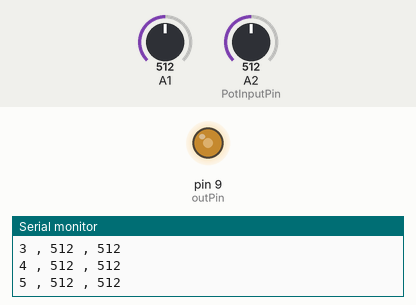
A sketch run on a simulated Arduino Uno, built with avr-gcc and run on an emulated ATmega328P. Shown: output pins drawn as LEDs (lit = HIGH), the last lines printed to the serial monitor. Inputs (shaded band) come from the test bench; at power-on: A2 (PotInputPin) = 512, A1 = 512.

Above: at 1.2 s.
1.3 s: A2 (PotInputPin) set to 716
At 2.4 s:
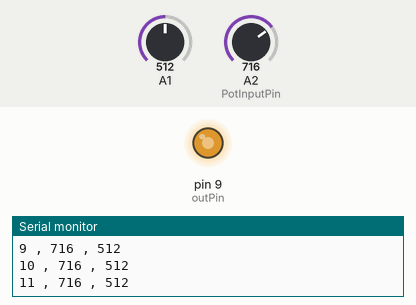
2.9 s: A2 (PotInputPin) set to 900
At 3.9 s:
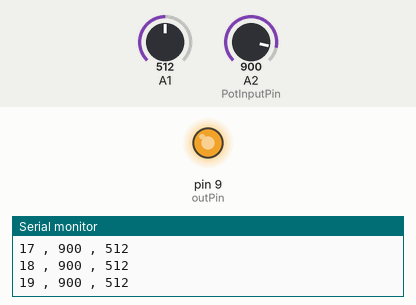
4.5 s: A2 (PotInputPin) set to 122
At 5.3 s:
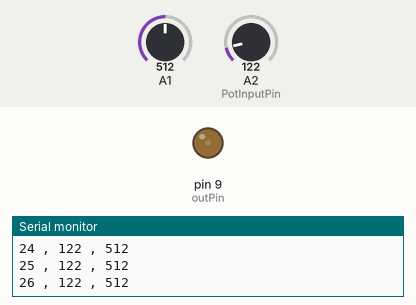
6.1 s: A2 (PotInputPin) set to 0
At 6.8 s:
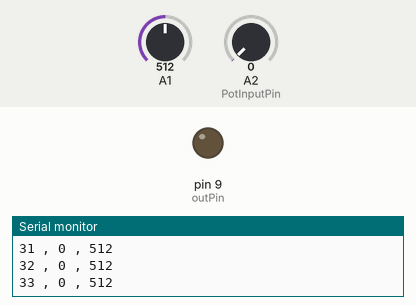
7.7 s: A2 (PotInputPin) set to 511
At 8.2 s:
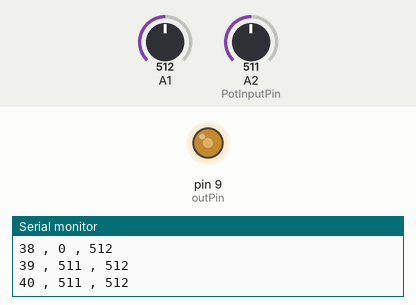
Timing chart, 0 to 10.3 s (numbered marks = the images above; inputs shaded):
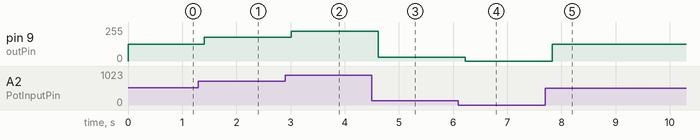

The sketch:

sketch_sep23a.ino
```cpp
// our potentiometer will go to Analog Input 2
  const int PotInputPin = A2;

 // our digital PWN output is set to Digital Out 9
  const int outPin = 9;


 // we start with an output of 0 and declare this variable as an integer
  int outputLevel=0;

void setup() {
   Serial.begin(9600);
    //define the pin mode for the digital output
    pinMode(outPin, OUTPUT);
}

void loop() {
    int potValue = analogRead(A2);

    // use the map() function to scale the potentiometer input from 0-1023 to 0-255
    outputLevel = map(potValue,0,1023,0,255);

    // write the outputLevel variable to our digital output pin
    analogWrite(outPin, outputLevel);

    // The function analogRead() will
  // read the input on analog pin 1:
  // that value is stored in an integer variable called sensorValue

  int sensorValue = analogRead(A1);

  unsigned long timer = millis()/200;

  // The following line will send that variable to the
  // serial connection and print the measured value
  // in a range of 0 to 1023 where 0 is 0 Volts and 1023 is equal 5 Volts

  Serial.print(timer);
  Serial.print(" , ");
  Serial.print(potValue);
  Serial.print(" , ");
  Serial.println(sensorValue);

  // We don't need a lot of measurements, so the delay function
  // will insert a 1000 millisecond (1.0 second) delay between each
  // loop.

    delay(200);
}
```

Measured:
- after the input at 1.3 s, pin 9 (outPin): 127/255 → 178/255 after 0.11 s
- after the input at 2.9 s, pin 9 (outPin): 178/255 → 224/255 after 0.11 s
- after the input at 4.5 s, pin 9 (outPin): 224/255 → 30/255 after 0.12 s
- after the input at 6.1 s, pin 9 (outPin): 30/255 → 0/255 after 0.12 s
- after the input at 7.7 s, pin 9 (outPin): 0/255 → 127/255 after 0.13 s
